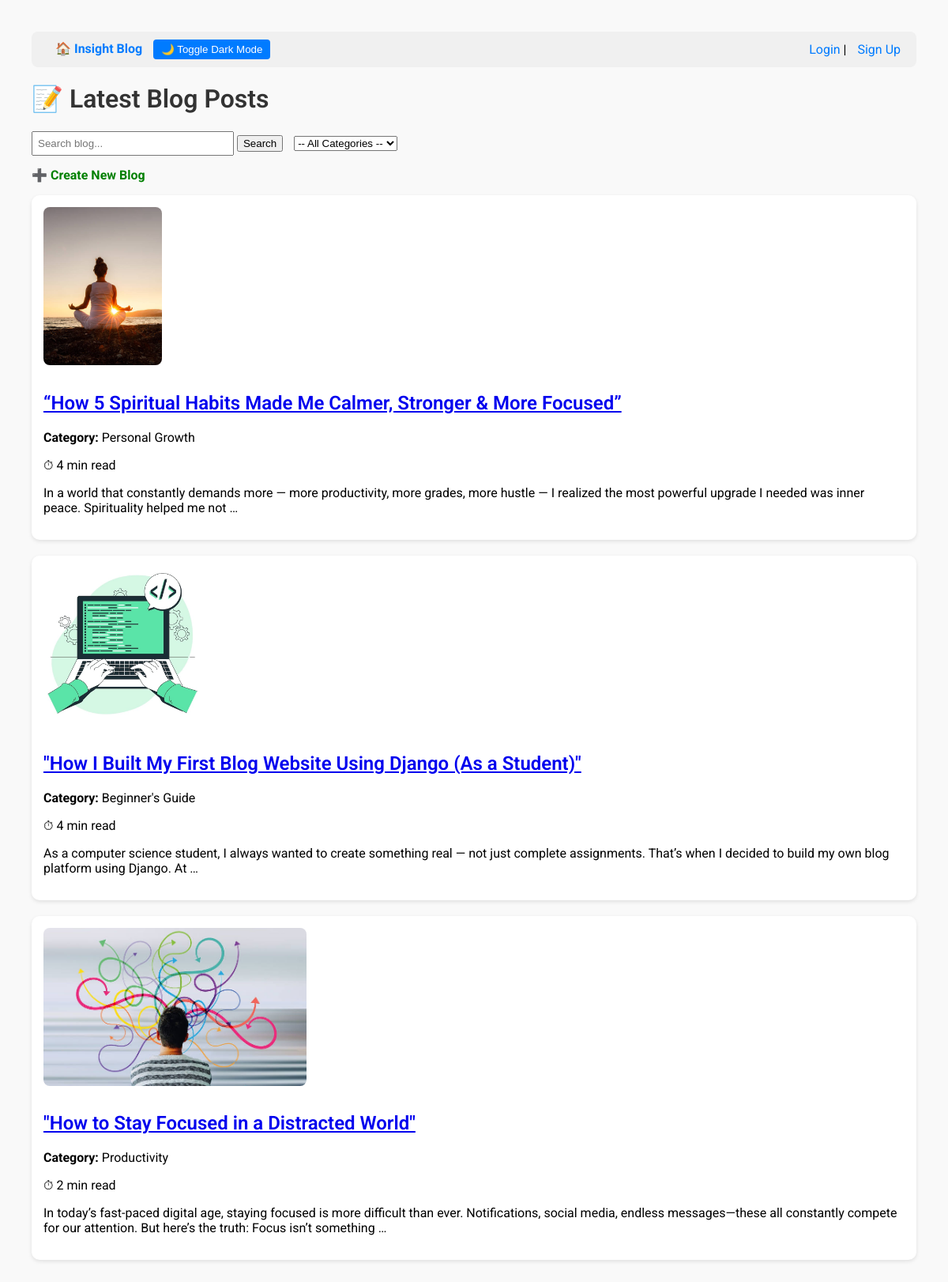
The page / on the database its author committed.
### blog/models.py (models this page shows, shortened)
class BlogPost(models.Model):
    title = models.CharField(max_length=200)
    author = models.CharField(max_length=100)
    category = models.ForeignKey(Category, on_delete=models.SET_NULL, null=True)
    content = models.TextField()
    image = models.ImageField(upload_to='blog_images/', blank=True, null=True)
    created_at = models.DateTimeField(default=timezone.now)
    views = models.IntegerField(default=0)  # ✅ Added field for analytics
    @property
    def read_time(self):
        plain_text = strip_tags(self.content)
        word_count = len(plain_text.split())
        return f"{math.ceil(word_count / 80)} min read"

class Category(models.Model):
    name = models.CharField(max_length=100)
    class Meta:
        verbose_name_plural = "Categories"

### blog/views.py (the view)
# urls.py: path('', views.home, name='home'),
def home(request):
    query = request.GET.get('q')
    selected_category = request.GET.get('category')
    posts = BlogPost.objects.all()
    if query:
        posts = posts.filter(
            Q(title__icontains=query) |
            Q(content__icontains=query) |
            Q(category__name__icontains=query)
        )
    if selected_category:
        posts = posts.filter(category__name=selected_category)
    posts = posts.order_by('-created_at')
    categories = BlogPost.objects.values_list('category__name', flat=True).distinct()
    return render(request, 'blog/home.html', {
        'posts': posts,
        'categories': categories,
        'selected_category': selected_category
    })

### blog/templates/blog/home.html (shortened to what this page needs)
{% extends 'blog/base.html' %}
{% block content %}
  <h1>📝 Latest Blog Posts</h1>
  <div class="search-filter-box">
    <form method="GET" action="{% url 'home' %}">
      <input type="text" name="q" placeholder="Search blog..." value="{{ request.GET.q }}" style="padding: 6px; width: 240px;">
      <button type="submit">Search</button>
      <select name="category" onchange="this.form.submit()" style="margin-left: 10px;">
        <option value="">-- All Categories --</option>
      </select>
    </form>
  </div>
  <p style="margin-top: 15px;">
    <a href="{% url 'create_post' %}" style="text-decoration: none; color: green; font-weight: bold;">
      ➕ Create New Blog
    </a>
  </p>
  {% for post in posts %}
    <div class="blog-card">
      {% if post.image %}
        <img src="{{ post.image.url }}" alt="Thumbnail" style="max-width: 100%; max-height: 200px; border-radius: 8px; margin-bottom: 10px;">
      {% endif %}
      <h2><a href="{% url 'post_detail' post.pk %}">{{ post.title }}</a></h2>
      <p><strong>Category:</strong> {{ post.category.name }}</p>
      <p>⏱ {{ post.read_time }}</p>
      <p>{{ post.content|truncatewords:30 }}</p>
    </div>
  {% empty %}
    <p>No posts yet.</p>
  {% endfor %}
{% endblock %}

### blog/templates/blog/base.html (shortened to what this page needs)
<!DOCTYPE html>
<html lang="en">
<head>
</head>
<body>
    <div class="navbar">
        <div>
            <a href="{% url 'home' %}"><strong>🏠 Insight Blog</strong></a>
            <button onclick="toggleDarkMode()" class="toggle-btn">🌙 Toggle Dark Mode</button>
        </div>
        <div>
            {% if user.is_authenticated %}
                Welcome, {{ user.username }} |
                <form method="POST" action="{% url 'logout' %}">
                    {% csrf_token %}
                    <button type="submit" class="logout-button">Logout</button>
                </form>
            {% else %}
                <a href="{% url 'login' %}">Login</a> |
                <a href="{% url 'signup' %}">Sign Up</a>
            {% endif %}
        </div>
    </div>
    {% block content %}
    {% endblock %}
</body>
</html>

### blog/templates/blog/base.html (style rules this page uses)
body { font-family: 'Roboto', sans-serif; margin: 40px; background-color: #f9f9f9; color: #000; transition: all 0.3s ease; }
.navbar { background-color: #f0f0f0; padding: 10px 20px; display: flex; justify-content: space-between; align-items: center; border-radius: 8px; margin-bottom: 20px; flex-wrap: wrap; }
.navbar a { text-decoration: none; color: #007bff; margin-left: 10px; }
.toggle-btn { cursor: pointer; padding: 5px 10px; background: #007bff; color: white; border: none; border-radius: 4px; margin-left: 10px; }
h1, h2, h3 { font-weight: 600; color: #333; }
.blog-card { background-color: white; padding: 15px; margin-bottom: 20px; border-radius: 10px; box-shadow: 0 2px 5px rgba(0, 0, 0, 0.1); }

### rows shown on the page
BlogPost: image (picture), title "“How 5 Spiritual Habits Made Me Calmer, Stronger & More Focused”", category.name "Personal Growth", read_time "4 min read", content "In a world that constantly demands more — more productivity, more grades, more hustle — I realized the most powerful upgrade I needed was inner peace. Spirituality helped me not …"
BlogPost: image (picture), title "\"How I Built My First Blog Website Using Django (As a Student)\"", category.name "Beginner's Guide", read_time "4 min read", content "As a computer science student, I always wanted to create something real — not just complete assignments. That’s when I decided to build my own blog platform using Django. At …"
BlogPost: image (picture), title "\"How to Stay Focused in a Distracted World\"", category.name "Productivity", read_time "2 min read", content "In today’s fast-paced digital age, staying focused is more difficult than ever. Notifications, social media, endless messages—these all constantly compete for our attention. But here’s the truth: Focus isn’t something …"
